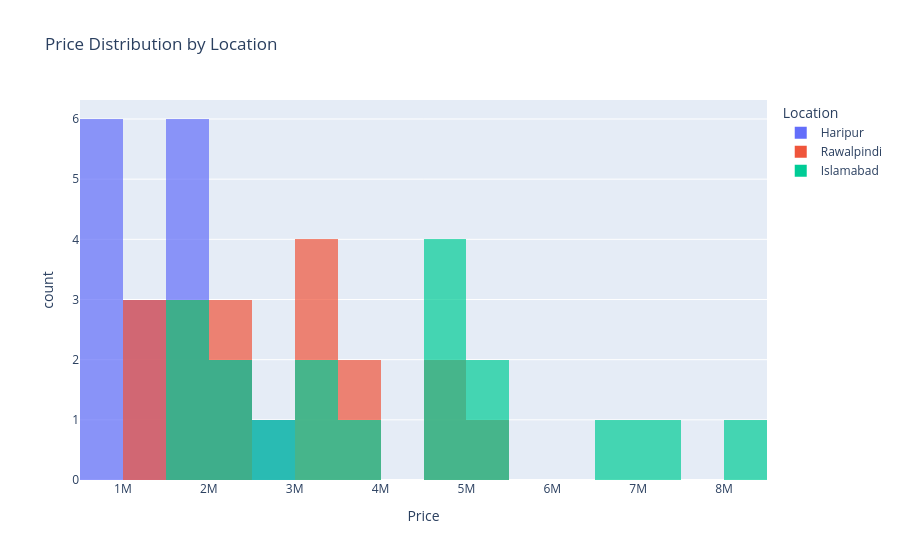

This figure's notebook cell:
### Code cell
# === 5. Histogram ===
fig = px.histogram(df, x='Price', color='Location', nbins=20, barmode='overlay',
                   opacity=0.7, title='Price Distribution by Location')
fig.show()

### Figure 1 — Plotly figure (JSON) as saved in the notebook; plotly's stock layout.template omitted (floating-point values rounded to 4 significant figures)
{"data": [{"bingroup": "x", "hovertemplate": "Location=Haripur<br>Price=%{x}<br>count=%{y}<extra></extra>", "legendgroup": "Haripur", "marker": {"color": "#636efa", "opacity": 0.7, "pattern": {"shape": ""}}, "name": "Haripur", "nbinsx": 20, "orientation": "v", "showlegend": true, "type": "histogram", "x": [500000, 750000, 1000000, 1500000, 1500000, 2250000, 550000, 825000, 1100000, 1650000, 1650000, 2475000, 600000, 900000, 1200000, 1800000, 1800000, 2700000], "xaxis": "x", "yaxis": "y"}, {"bingroup": "x", "hovertemplate": "Location=Rawalpindi<br>Price=%{x}<br>count=%{y}<extra></extra>", "legendgroup": "Rawalpindi", "marker": {"color": "#EF553B", "opacity": 0.7, "pattern": {"shape": ""}}, "name": "Rawalpindi", "nbinsx": 20, "orientation": "v", "showlegend": true, "type": "histogram", "x": [1000000, 1500000, 2000000, 3000000, 3000000, 4500000, 1100000, 1650000, 2200000, 3300000, 3300000, 4950000, 1200000, 1800000, 2400000, 3600000, 3600000, 5400000], "xaxis": "x", "yaxis": "y"}, {"bingroup": "x", "hovertemplate": "Location=Islamabad<br>Price=%{x}<br>count=%{y}<extra></extra>", "legendgroup": "Islamabad", "marker": {"color": "#00cc96", "opacity": 0.7, "pattern": {"shape": ""}}, "name": "Islamabad", "nbinsx": 20, "orientation": "v", "showlegend": true, "type": "histogram", "x": [1500000, 2250000, 3000000, 4500000, 4500000, 6750000, 1650000, 2475000, 3300000, 4950000, 4950000, 7425000, 1800000, 2700000, 3600000, 5400000, 5400000, 8100000], "xaxis": "x", "yaxis": "y"}], "layout": {"barmode": "overlay", "legend": {"title": {"text": "Location"}, "tracegroupgap": 0}, "title": {"text": "Price Distribution by Location"}, "xaxis": {"anchor": "y", "domain": [0, 1], "title": {"text": "Price"}}, "yaxis": {"anchor": "x", "domain": [0, 1], "title": {"text": "count"}}}}
